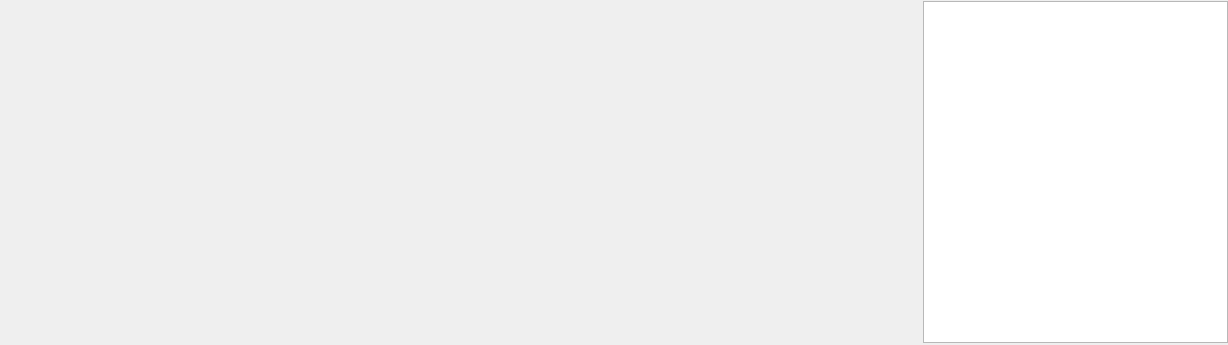
<?xml version="1.0" encoding="UTF-8"?>
<ui version="4.0">
 <class>DynamicPlot</class>
 <widget class="QWidget" name="DynamicPlot">
  <property name="geometry">
   <rect>
    <x>0</x>
    <y>0</y>
    <width>1228</width>
    <height>345</height>
   </rect>
  </property>
  <property name="windowTitle">
   <string>Form</string>
  </property>
  <layout class="QHBoxLayout" name="horizontalLayout">
   <property name="spacing">
    <number>5</number>
   </property>
   <property name="leftMargin">
    <number>1</number>
   </property>
   <property name="topMargin">
    <number>1</number>
   </property>
   <property name="rightMargin">
    <number>0</number>
   </property>
   <property name="bottomMargin">
    <number>2</number>
   </property>
   <item>
    <widget class="QCustomPlot" name="plotWidget" native="true">
     <property name="sizePolicy">
      <sizepolicy hsizetype="Preferred" vsizetype="Preferred">
       <horstretch>3</horstretch>
       <verstretch>0</verstretch>
      </sizepolicy>
     </property>
     <property name="minimumSize">
      <size>
       <width>0</width>
       <height>0</height>
      </size>
     </property>
     <property name="sizeIncrement">
      <size>
       <width>0</width>
       <height>0</height>
      </size>
     </property>
     <layout class="QHBoxLayout" name="horizontalLayout_2"/>
    </widget>
   </item>
   <item>
    <widget class="QTableWidget" name="tableWidget">
     <property name="enabled">
      <bool>true</bool>
     </property>
     <property name="sizePolicy">
      <sizepolicy hsizetype="Expanding" vsizetype="Expanding">
       <horstretch>1</horstretch>
       <verstretch>0</verstretch>
      </sizepolicy>
     </property>
     <property name="focusPolicy">
      <enum>Qt::NoFocus</enum>
     </property>
    </widget>
   </item>
  </layout>
  <action name="action_open">
   <property name="icon">
    <iconset>
     <normaloff>../../课程/毕设/项目/材料/icon/open.png</normaloff>../../课程/毕设/项目/材料/icon/open.png</iconset>
   </property>
   <property name="text">
    <string>打开属性文件</string>
   </property>
  </action>
  <action name="action_save">
   <property name="icon">
    <iconset>
     <normaloff>../../课程/毕设/项目/材料/icon/保存.png</normaloff>../../课程/毕设/项目/材料/icon/保存.png</iconset>
   </property>
   <property name="text">
    <string>保存样式文件</string>
   </property>
   <property name="toolTip">
    <string>保存样式文件</string>
   </property>
  </action>
  <action name="action_magnify">
   <property name="icon">
    <iconset>
     <normaloff>../../课程/毕设/项目/材料/icon/放大.png</normaloff>../../课程/毕设/项目/材料/icon/放大.png</iconset>
   </property>
   <property name="text">
    <string>放大</string>
   </property>
   <property name="toolTip">
    <string>放大</string>
   </property>
  </action>
  <action name="action_new_win_magnify">
   <property name="icon">
    <iconset>
     <normaloff>../../课程/毕设/项目/材料/icon/新窗口打开.png</normaloff>../../课程/毕设/项目/材料/icon/新窗口打开.png</iconset>
   </property>
   <property name="text">
    <string>新窗口放大</string>
   </property>
   <property name="toolTip">
    <string>新窗口放大</string>
   </property>
  </action>
  <action name="action_recover">
   <property name="icon">
    <iconset>
     <normaloff>../../课程/毕设/项目/材料/icon/恢复.png</normaloff>../../课程/毕设/项目/材料/icon/恢复.png</iconset>
   </property>
   <property name="text">
    <string>复原</string>
   </property>
   <property name="toolTip">
    <string>复原</string>
   </property>
  </action>
  <action name="action_save_as">
   <property name="icon">
    <iconset>
     <normaloff>../../课程/毕设/项目/材料/icon/另存为.png</normaloff>../../课程/毕设/项目/材料/icon/另存为.png</iconset>
   </property>
   <property name="text">
    <string>另存为</string>
   </property>
   <property name="toolTip">
    <string>另存为</string>
   </property>
  </action>
  <action name="action_hide">
   <property name="icon">
    <iconset>
     <normaloff>../../课程/毕设/项目/材料/icon/隐藏1.png</normaloff>../../课程/毕设/项目/材料/icon/隐藏1.png</iconset>
   </property>
   <property name="text">
    <string>隐藏属性表</string>
   </property>
   <property name="toolTip">
    <string>隐藏属性表</string>
   </property>
  </action>
  <action name="action_unfold">
   <property name="icon">
    <iconset>
     <normaloff>../../课程/毕设/项目/材料/icon/显示1.png</normaloff>../../课程/毕设/项目/材料/icon/显示1.png</iconset>
   </property>
   <property name="text">
    <string>展开属性表</string>
   </property>
   <property name="toolTip">
    <string>展开属性表</string>
   </property>
  </action>
 </widget>
 <customwidgets>
  <customwidget>
   <class>QCustomPlot</class>
   <extends>QWidget</extends>
   <header location="global">qcustomplot.h</header>
   <container>1</container>
  </customwidget>
 </customwidgets>
 <resources/>
 <connections/>
</ui>
